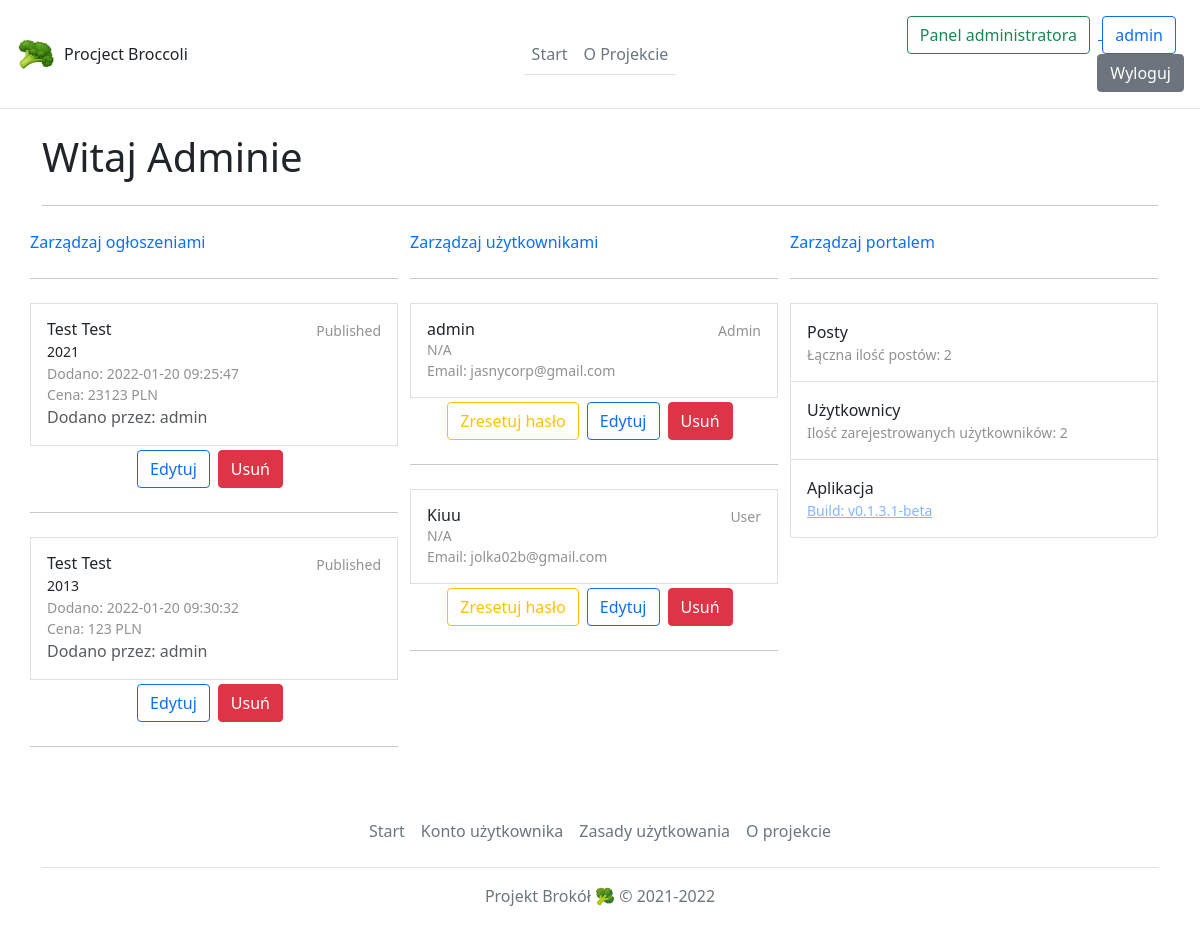
Before: /admin_panel (signed in) with the older database file.
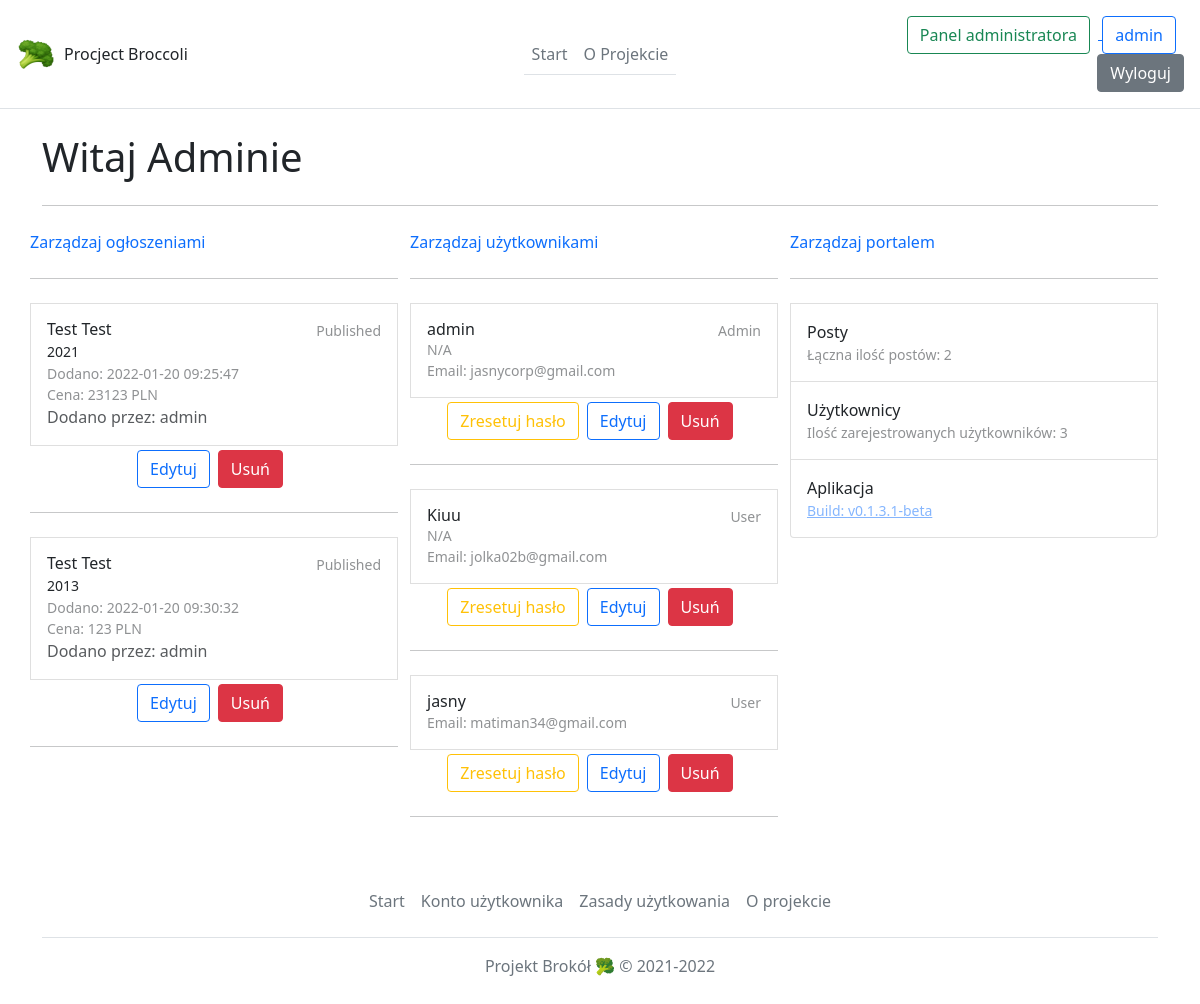
After: the same page with the newer database file.
### appData/models.py (models this page shows, shortened)
class User(db.Model, UserMixin):
    id = db.Column(db.Integer, primary_key=True)
    login = db.Column(db.String(30), unique=True, nullable=False)
    firstname = db.Column(db.String(30))
    lastname = db.Column(db.String(30))
    email = db.Column(db.String(120), unique=True, nullable=False)
    password = db.Column(db.String(90), nullable=False)
    role = db.Column(db.String(30), default='Unverified')
    posts = db.relationship('Post', backref='author', lazy=True)
    verification_message = db.Column(db.String(12))

class Post(db.Model):
    id = db.Column(db.Integer, primary_key=True)
    user_id = db.Column(db.Integer, db.ForeignKey('user.id'), nullable=False)
    manufacture = db.Column(db.String(100), nullable=False)
    model = db.Column(db.String(100))
    manufacture_year = db.Column(db.String(4))
    photo = db.Column(db.String(30), nullable=False, default='defaultCar.jpg')
    description = db.Column(db.Text)
    price = db.Column(db.Integer(), nullable=False)
    date_posted = db.Column(db.DateTime, nullable=False, default=datetime.utcnow)
    status = db.Column(db.String(10), default='Published')
    location = db.Column(db.String(255))

### appData/routes.py (the view)
@app.route('/admin_panel')
@login_required
def admin_panel():
    if current_user.role == 'Admin':
        users = User.query.all()
        posts = Post.query.all()
        statistics = BroccoliStatistics(len(posts), len(posts), len(users),
                                        brocooliSecrets.appVersion)  # TODO separate posts created today #BUILD NUM HERE
        return render_template('admin_panel.html', title='Panel administratora', users=users, posts=posts,
                               statistics=statistics)
    else:
        flash('Nie jesteś administratorem!', 'warning')
        return redirect(url_for('home'))

### appData/models.py (called while the page is built)
@login_manager.user_loader #copy
def load_user(user_id):
    return User.query.get(int(user_id))

### appData/templates/admin_panel.html (shortened to what this page needs)
{% extends "layout.html" %}
{% block content %}
<div class="container">
    <main>
        <div class="row justify-content-center">
            <div class="col-sm-12">
                <h1 class="fw-light">
                    Witaj Adminie
                </h1>
                <hr class="my-4">
            </div>
        </div>
        <div class="row justify-content-center">
            <div class="col-md-4 list-group list-group-checkable">
                <span class="text-primary">Zarządzaj ogłoszeniami</span>
                <hr class="my-4">
                {% for post in posts %}
                {% if post.status == 'Published' and post.author.role != 'Blocked' %}
                <a href="/post/{{ post.id }}" class="list-group-item list-group-item-action d-flex gap-3 py-3" aria-current="true">
                {% else %}
                <a href="/post/{{ post.id }}" class="list-group-item list-group-item-action d-flex gap-3 py-3 bg-light" aria-current="true">
                {% endif %}
                    <div class="d-flex gap-2 w-100 justify-content-between">
                      <div>
                        <h6 class="mb-0">{{ post.manufacture }} {{ post.model }} </h6>
                        <small class="small">{{ post.manufacture_year }}</small>
                        <span class="d-block small opacity-50">Dodano: {{ post.date_posted.replace(microsecond=0) }}</span>
                        <span class="d-block small opacity-50 post-price-after">Cena: {{ post.price }}</span>
                        <p class="mb-0 opacity-75">
                            Dodano przez: {{ post.author.login }}
                        </p>
                      </div>
                      {% if post.author.role == 'Blocked' %}
                      <small class="opacity-50 text-nowrap">User is {{ post.author.role }}</small>
                      {% else %}
                      <small class="opacity-50 text-nowrap">{{ post.status }}</small>
                      {% endif %}
                    </div>
                </a>
                <div class="mt-1 d-flex justify-content-center">
                  <button class="btn btn-outline-primary me-2" onclick="window.location.href='/post/{{ post.id }}/edit'">Edytuj</button>
                  <button class="btn btn-danger me-2" onclick="window.location.href='/post/{{ post.id }}/delete/action_confirm?back=admin_panel'">Usuń</button>
                </div>
                <hr class="my-4">
                {% endfor %}
            </div>
            <div class="col-md-4 list-group list-group-checkable">
                <span class="text-primary">Zarządzaj użytkownikami</span>
                <hr class="my-4">
                {% for user in users %}
                    {% if user.role == 'User' or user.role == "Admin" %}
                    <a href="/user/{{ user.id }}" class="list-group-item list-group-item-action d-flex gap-3 py-3" aria-current="true">
                    {% else %}
                    <a href="/user/{{ user.id }}" class="list-group-item list-group-item-action d-flex gap-3 py-3 bg-light" aria-current="true">
                    {% endif %}
                    <div class="d-flex gap-2 w-100 justify-content-between">
                      <div>
                        <h6 class="mb-0">{{ user.login }}</h6>
                        {% if user.firstname %}
                        <span class="d-block small opacity-50">{{ user.firstnaem }} {{ user.lastname }}</span>
                        {% else %}
                        <span class="d-block small opacity-50">N/A</span>
                        {% endif %}
                        <span class="d-block small opacity-50">Email: {{ user.email }}</span>
                      </div>
                      <small class="opacity-50 text-nowrap">{{ user.role }}</small>
                    </div>
                </a>
                <div class="mt-1 d-flex justify-content-center">
                    <form method="post" action='/reset_password_proceed'>
                        <button type="submit" class="btn btn-outline-warning me-2">Zresetuj hasło</button>
                    </form>
                    <button class="btn btn-outline-primary me-2" onclick="window.location.href='/user/{{ user.id }}/edit'">Edytuj</button>
                    <button class="btn btn-danger me-2" onclick="window.location.href='/user/{{ user.id }}/delete/action_confirm?back=admin_panel'">Usuń</button>
                </div>
                <hr class="my-4">
                {% endfor %}
            </div>
            <div class="col-md-4 list-group list-group-checkable">
                <span class="text-primary">Zarządzaj portalem</span>
                <hr class="my-4">
                <div class="list-group-item py-3" for="listGroupCheckableRadios1">
                Posty
                <span class="d-block small opacity-50">Łączna ilość postów: {{ statistics.sumOfPosts }}</span>
                </div>
                <div class="list-group-item py-3" for="listGroupCheckableRadios1">
                    Użytkownicy
                    <span class="d-block small opacity-50">Ilość zarejestrowanych użytkowników: {{ statistics.sumOfUsers }}</span>
                </div>
                <div class="list-group-item py-3" for="listGroupCheckableRadios1">
                    Aplikacja
                    <span class="d-block small opacity-50"><a href='https://github.com/Ja-Sny/project_Broccoli'>Build: {{ statistics.buildNumber }}</a></span>
                </div>
            </div>
        </div>
    </main>
</div>
{% endblock content %}

### appData/templates/layout.html (shortened to what this page needs)
<!doctype html>
<html lang="pl">
    <head>
        <link href="https://cdn.jsdelivr.net/npm/bootstrap@5.1.3/dist/css/bootstrap.min.css" rel="stylesheet">
      </head>
    <body>
            <header class="d-flex flex-wrap align-items-center justify-content-center justify-content-md-between py-3 p-3 mb-4 border-bottom">
              <a href="/" class="d-flex align-items-center col-md-3 mb-2 mb-md-0 text-dark text-decoration-none">
                <img class="bi me-2" width="40" height="32" role="img" aria-label="Bootstrap" src="{{ url_for('static', filename='img/broccoli.ico') }}"> Procject Broccoli
              </a>
              <ul class="nav col-12 col-md-auto mb-2 justify-content-center mb-md-0">
                  <li>
                      {% if title == 'Start' %}
                      <a href="{{ url_for('home') }}" class="nav-link nav-links px-2 text-capitalize link-dark border-bottom border-secondary">
                      {% else %}
                      <a href="{{ url_for('home') }}" class="nav-link nav-links px-2 text-capitalize link-secondary border-bottom">
                      {% endif %}
                        Start
                      </a>
                  </li>
                  <li>
                      {% if title == 'O projekcie' %}
                      <a href="{{ url_for('about') }}" class="nav-link nav-links px-2 text-capitalize link-dark border-bottom border-secondary">
                      {% else %}
                      <a href="{{ url_for('about') }}" class="nav-link nav-links px-2 text-capitalize link-secondary border-bottom">
                      {% endif %}
                          O projekcie
                      </a>
                  </li>
              </ul>
              {% if current_user.is_authenticated %}
              <div class="col-md-3 text-end">
                {% if current_user.role == 'Admin' %}
                <a href="{{ url_for('admin_panel')}}">
                  <button type="button" class="btn btn-outline-success me-2">
                    Panel administratora
                  </button>
                </a>
                {% endif %}
                <a href="/user/{{ current_user.id }}">
                    <button type="button" class="btn btn-outline-primary me-2">
                        {{ current_user.login }}
                    </button>
                </a>
                <a href="{{ url_for('logout') }}">
                    <button type="button" class="btn btn-secondary">
                        Wyloguj
                    </button>
                </a>
              </div>
              {% endif %}
          </header>
        {% block content %}
        {% endblock %}
        <div class="container">
          <footer class="py-3 my-4">
            <ul class="nav justify-content-center border-bottom pb-3 mb-3">
              <li class="nav-item"><a href="{{ url_for('home') }}" class="nav-link px-2 text-muted">Start</a></li>
              {% if current_user.is_authenticated %}
              <li class="nav-item"><a href="/user/{{ current_user.id }}" class="nav-link px-2 text-muted">Konto użytkownika</a></li>
              {% else %}
              <li class="nav-item"><a href="{{ url_for('login') }}" class="nav-link px-2 text-muted">Zaloguj</a></li>
              <li class="nav-item"><a href="{{ url_for('register') }}" class="nav-link px-2 text-muted">Rejestracja</a></li>
              {% endif %}
              <li class="nav-item"><a href="{{ url_for('terms') }}" class="nav-link px-2 text-muted">Zasady użytkowania</a></li>
              <li class="nav-item"><a href="{{ url_for('about') }}" class="nav-link px-2 text-muted">O projekcie</a></li>
            </ul>
            <p class="text-center text-muted">Projekt Brokół 🥦 © 2021-2022</p>
          </footer>
        </div>
    </body>
</html>

### appData/templates/layout.html (style rules this page uses)
.nav-links { transition: 0.8s; }
.post-price-after::after { content: ' PLN'; }

Changed rows visible on the page:
added User: login "jasny", email "matiman34@gmail.com", role "User"
Other visible differences:
{{ statistics.sumOfUsers }}: "2" → "3"
